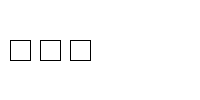
Frame 1 (no input)
Frame 60 (the mouse pressed at the canvas centre just before this capture): identical to frame 1, image omitted
Frame 120 (the mouse held since frame 60 and released just before this capture): identical to frame 1, image omitted

The Processing sketch that drew this single still picture (run headless with seeded random() and noise(); from frame 60 on, the mouse is pressed at the canvas centre):

// Processing sketch: Aufgabe_5_1_d
// ── Aufgabe_5_1_d.pde
int size = 3; // Number of squares

int squareSize = 20; // Size of each square
int startX = 10; // Starting X position
int startY = 40; // Starting Y position
int gap = 10; // Gap between squares

void setup() {
  size(200, 100);
}

void draw() {
  background(255); 
  int count = 0;
  int x = startX;
  
  while (count < size) {
    rect(x, startY, squareSize, squareSize);
    x += squareSize + gap;
    count++;
  }
}
